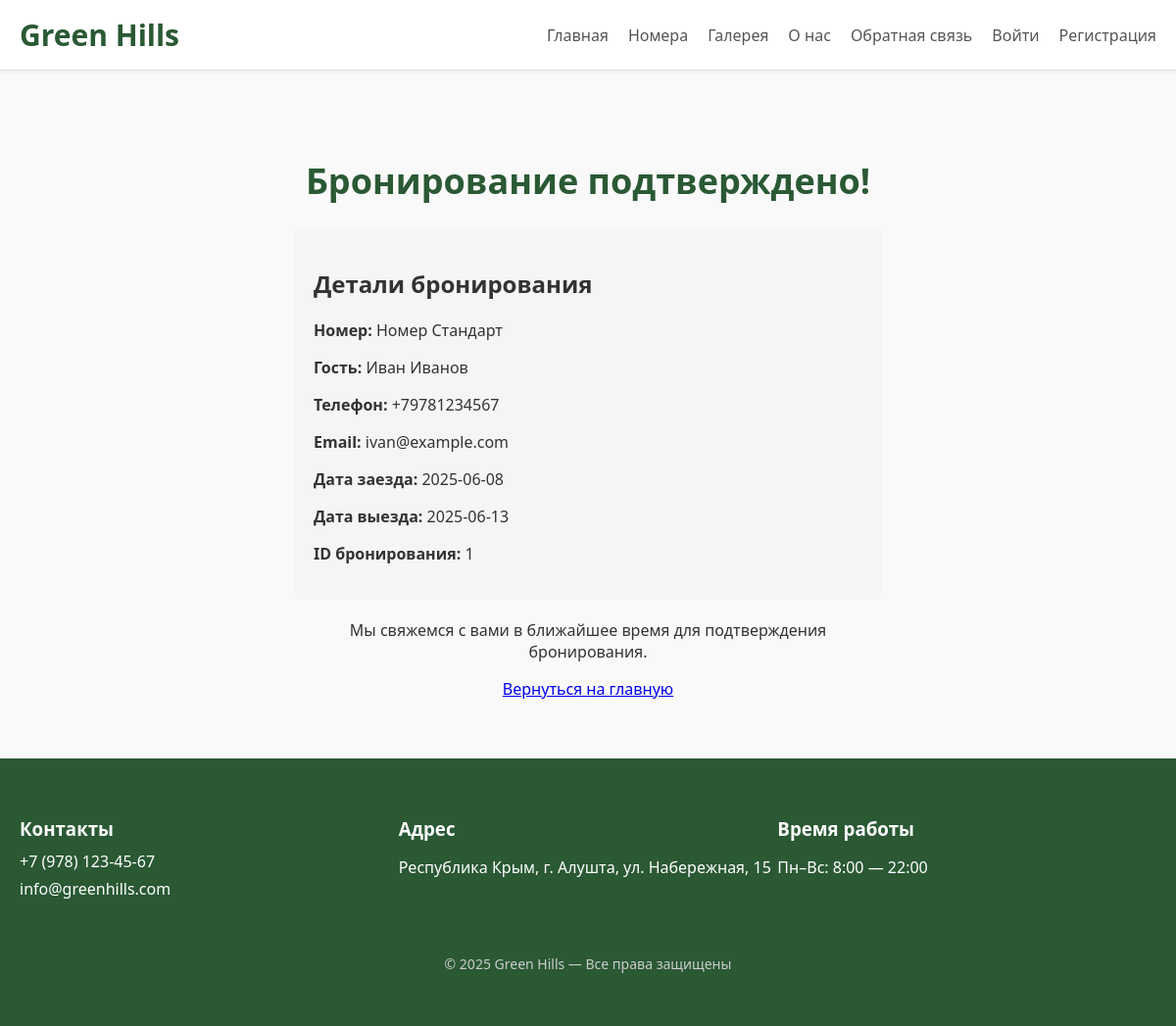
The page /book/success/1 on the database its author committed.
### models.py (models this page shows)
class Room(Base):
    __tablename__ = "rooms"
    id = Column(Integer, primary_key=True)
    name = Column(String)
    description = Column(String)
    price = Column(Integer)
    image = Column(String)  # можно оставить как "главное фото"
    capacity = Column(Integer, default=1)
    amenities = Column(String)
    is_available = Column(Boolean, default=True)
    images = relationship("RoomImage", back_populates="room")

class Booking(Base):
    __tablename__ = "bookings"
    id = Column(Integer, primary_key=True, index=True)
    room_id = Column(Integer, ForeignKey("rooms.id"))
    user_id = Column(Integer, ForeignKey("users.id"))
    fullname = Column(String, nullable=False)
    phone = Column(String)
    email = Column(String)
    check_in = Column(Date)
    check_out = Column(Date)
    status = Column(String, default="pending")

### main.py (the view)
@app.get("/book/success/{booking_id}")
def booking_success(request: Request, booking_id: int, db: Session = Depends(get_db)):
    user = get_current_user(request, db)  # Получаем пользователя
    booking = db.query(Booking).filter(Booking.id == booking_id).first()
    if not booking:
        raise HTTPException(status_code=404, detail="Бронирование не найдено")
    room = db.query(Room).filter(Room.id == booking.room_id).first()
    return templates.TemplateResponse("booking_success.html", {
        "request": request,
        "booking": booking,
        "room": room,
        "user": user  # Передаём user!
    })

### templates/booking_success.html
{% extends "base.html" %}
{% block content %}
  <div class="booking-success">
    <h1>Бронирование подтверждено!</h1>
    <div class="booking-details">
      <h2>Детали бронирования</h2>
      <p><strong>Номер:</strong> {{ room.name }}</p>
      <p><strong>Гость:</strong> {{ booking.fullname }}</p>
      <p><strong>Телефон:</strong> {{ booking.phone }}</p>
      <p><strong>Email:</strong> {{ booking.email }}</p>
      <p><strong>Дата заезда:</strong> {{ booking.check_in }}</p>
      <p><strong>Дата выезда:</strong> {{ booking.check_out }}</p>
      <p><strong>ID бронирования:</strong> {{ booking.id }}</p>
    </div>
    <p>Мы свяжемся с вами в ближайшее время для подтверждения бронирования.</p>
    <a href="/" class="home-link">Вернуться на главную</a>
  </div>
{% endblock %}

### static/css/styles.css (style rules this page uses)
body { font-family: 'Segoe UI', sans-serif; margin: 0; padding: 0; background-color: #f9f9f9; color: #333; }
h1 { text-align: center; margin-top: 40px; font-size: 36px; color: #2a5934; }
.booking-success { max-width: 600px; margin: 0 auto; padding: 20px; text-align: center; }
.booking-details { background: #f5f5f5; padding: 20px; border-radius: 8px; margin: 20px 0; text-align: left; }

### rows shown on the page
Room: name "Номер Стандарт"
Booking: fullname "Иван Иванов", phone "+79781234567", email "ivan@example.com", check_in "2025-06-08", check_out "2025-06-13", id "1"
